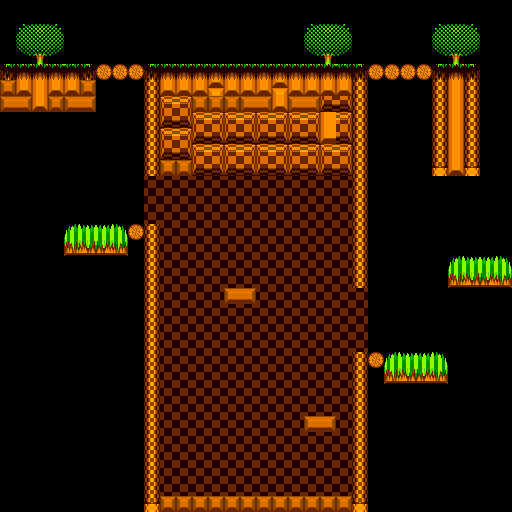

The image is a tile-based game level rendered from a .tmx file. Its description and complete source (layers, tilesets, objects, tile grids) follow:
An orthogonal 32x32 tile map with 16x16 px tiles, 1 tile layer (Tiles) and 19 objects (6x nocollision).

<map version="1.0" orientation="orthogonal" renderorder="left-up" width="32" height="32" tilewidth="16" tileheight="16" nextobjectid="30">
 <properties>
  <property name="offsetX" value="-256" />
  <property name="offsetY" value="0" />
 </properties>
 <tileset firstgid="1" name="_TilesetGreenHillZone16x16" tilewidth="16" tileheight="16" tilecount="90">
  <image source="_TilesetGreenHillZone16x16.png" trans="ffffff" width="240" height="96" />
 </tileset>
 <layer name="Tiles" width="32" height="32">
  <data encoding="csv">
0,0,0,0,0,0,0,0,0,0,0,0,0,0,0,0,0,0,0,0,0,0,0,0,0,0,0,0,0,0,0,0,
0,50,51,52,0,0,0,0,0,0,0,0,0,0,0,0,0,0,0,50,51,52,0,0,0,0,0,50,51,52,0,0,
0,65,66,67,0,0,0,0,0,0,0,0,0,0,0,0,0,0,0,65,66,67,0,0,0,0,0,65,66,67,0,0,
0,80,81,82,0,0,0,0,0,0,0,0,0,0,0,0,0,0,0,80,81,82,0,0,0,0,0,80,81,82,0,0,
5,6,7,8,9,10,15,15,15,5,6,7,8,7,8,7,8,7,8,7,8,9,10,15,15,15,15,5,7,10,0,0,
20,21,22,23,24,25,0,0,0,2,23,24,23,1,23,24,23,1,23,24,23,24,2,0,0,0,0,18,22,18,0,0,
64,61,23,20,64,61,0,0,0,2,11,12,25,20,49,64,61,16,64,61,26,27,2,0,0,0,0,18,22,18,0,0,
0,0,0,0,0,0,0,0,0,2,26,27,11,12,11,12,11,12,11,12,4,12,2,0,0,0,0,33,22,33,0,0,
0,0,0,0,0,0,0,0,0,2,11,12,26,27,26,27,26,27,26,27,19,27,2,0,0,0,0,48,22,48,0,0,
0,0,0,0,0,0,0,0,0,2,26,27,11,12,11,12,11,12,11,12,11,12,2,0,0,0,0,63,22,63,0,0,
0,0,0,0,0,0,0,0,0,2,20,20,26,27,26,27,26,27,26,27,26,27,2,0,0,0,0,78,23,78,0,0,
0,0,0,0,0,0,0,0,0,13,13,13,13,13,13,13,13,13,13,13,13,14,2,0,0,0,0,0,0,0,0,0,
0,0,0,0,0,0,0,0,0,13,14,14,28,28,28,28,28,28,28,28,13,14,2,0,0,0,0,0,0,0,0,0,
0,0,0,0,0,0,0,0,0,28,29,29,13,14,13,14,13,14,13,14,13,14,2,0,0,0,0,0,0,0,0,0,
0,0,0,0,72,73,74,75,15,2,28,29,28,29,28,29,28,29,28,29,13,14,2,0,0,0,0,0,0,0,0,0,
0,0,0,0,87,88,89,90,0,2,28,29,13,14,13,14,13,14,13,14,13,14,2,0,0,0,0,0,0,0,0,0,
0,0,0,0,0,0,0,0,0,2,28,29,28,29,28,29,28,29,28,29,13,14,2,0,0,0,0,0,72,73,74,75,
0,0,0,0,0,0,0,0,0,2,28,29,13,14,13,14,13,14,13,14,13,14,2,0,0,0,0,0,87,88,89,90,
0,0,0,0,0,0,0,0,0,2,28,29,28,29,64,61,28,29,28,29,13,14,14,0,0,0,0,0,0,0,0,0,
0,0,0,0,0,0,0,0,0,2,28,29,13,14,13,14,13,14,13,14,13,14,29,0,0,0,0,0,0,0,0,0,
0,0,0,0,0,0,0,0,0,2,28,29,28,29,28,29,28,29,28,29,13,13,14,0,0,0,0,0,0,0,0,0,
0,0,0,0,0,0,0,0,0,2,28,29,13,14,13,14,13,14,13,14,13,28,29,0,0,0,0,0,0,0,0,0,
0,0,0,0,0,0,0,0,0,2,28,29,28,29,28,29,28,29,28,29,13,14,2,15,72,73,74,75,0,0,0,0,
0,0,0,0,0,0,0,0,0,2,28,29,13,14,13,14,13,14,13,14,13,14,2,0,87,88,89,90,0,0,0,0,
0,0,0,0,0,0,0,0,0,2,28,29,28,29,28,29,28,29,28,29,13,14,2,0,0,0,0,0,0,0,0,0,
0,0,0,0,0,0,0,0,0,2,28,29,13,14,13,14,13,14,13,14,13,14,2,0,0,0,0,0,0,0,0,0,
0,0,0,0,0,0,0,0,0,2,28,29,28,29,28,29,28,29,28,64,61,14,2,0,0,0,0,0,0,0,0,0,
0,0,0,0,0,0,0,0,0,2,28,29,13,14,13,14,13,14,13,14,13,14,2,0,0,0,0,0,0,0,0,0,
0,0,0,0,0,0,0,0,0,2,28,29,28,29,28,29,28,29,28,29,13,14,2,0,0,0,0,0,0,0,0,0,
0,0,0,0,0,0,0,0,0,2,28,29,14,14,14,14,14,14,14,14,14,14,2,0,0,0,0,0,0,0,0,0,
0,0,0,0,0,0,0,0,0,2,28,29,29,29,29,29,29,29,29,29,29,29,2,0,0,0,0,0,0,0,0,0,
0,0,0,0,0,0,0,0,0,77,20,20,20,20,20,20,20,20,20,20,20,20,77,0,0,0,0,0,0,0,0,0
</data>
 </layer>
 <objectgroup name="Collision">
  <object id="2" x="0" y="64" width="96" height="48" />
  <object id="3" type="nocollision" x="96" y="64" width="48" height="16" />
  <object id="4" x="144" y="64" width="208" height="112" />
  <object id="5" x="352" y="64" width="16" height="224" />
  <object id="6" type="nocollision" x="368" y="64" width="64" height="16" />
  <object id="7" x="432" y="64" width="48" height="112" />
  <object id="8" type="nocollision" x="64" y="224" width="64" height="32" />
  <object id="9" x="128" y="224" width="16" height="16" />
  <object id="10" x="144" y="224" width="16" height="288" />
  <object id="11" x="160" y="496" width="192" height="16" />
  <object id="15" x="352" y="352" width="16" height="160" />
  <object id="16" x="368" y="352" width="16" height="16" />
  <object id="17" x="384" y="352" width="64" height="32" />
  <object id="18" type="nocollision" x="448" y="256" width="64" height="32" />
  <object id="19" type="nocollision" x="224" y="288" width="32" height="16" />
  <object id="20" type="nocollision" x="304" y="416" width="32" height="16" />
 </objectgroup>
 <objectgroup color="#ffaa00" name="Rings">
  <object id="26" x="224" y="464" width="16" height="16">
   <ellipse />
  </object>
  <object id="27" x="256" y="464" width="16" height="16">
   <ellipse />
  </object>
  <object id="28" x="288" y="464" width="16" height="16">
   <ellipse />
  </object>
 </objectgroup>
</map>
